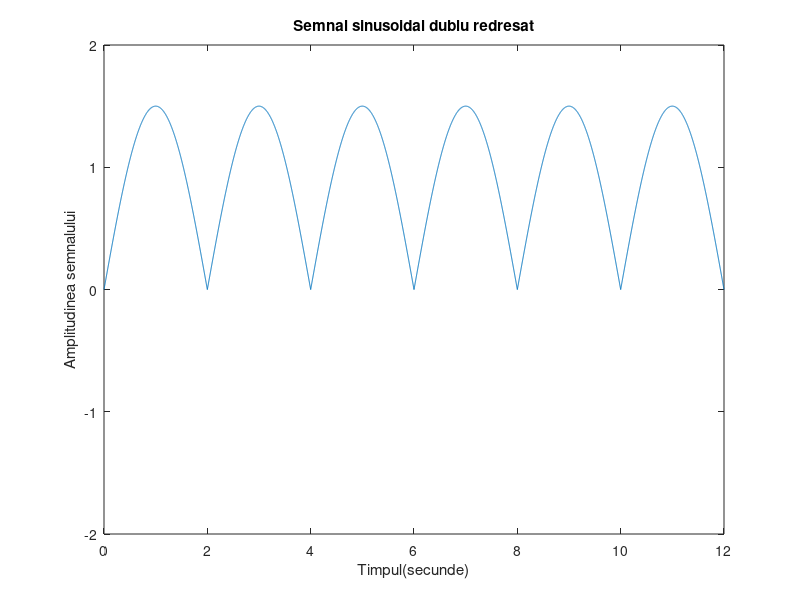

This chart was generated by the following MATLAB code:
t=0:.002:12;
%2ms
x=1.5*abs(sin(0.5*pi*t));
plot(t,x)
axis([0 12 -2 2])
xlabel('Timpul(secunde)')
ylabel('Amplitudinea semnalului')
title('Semnal sinusoidal dublu redresat')